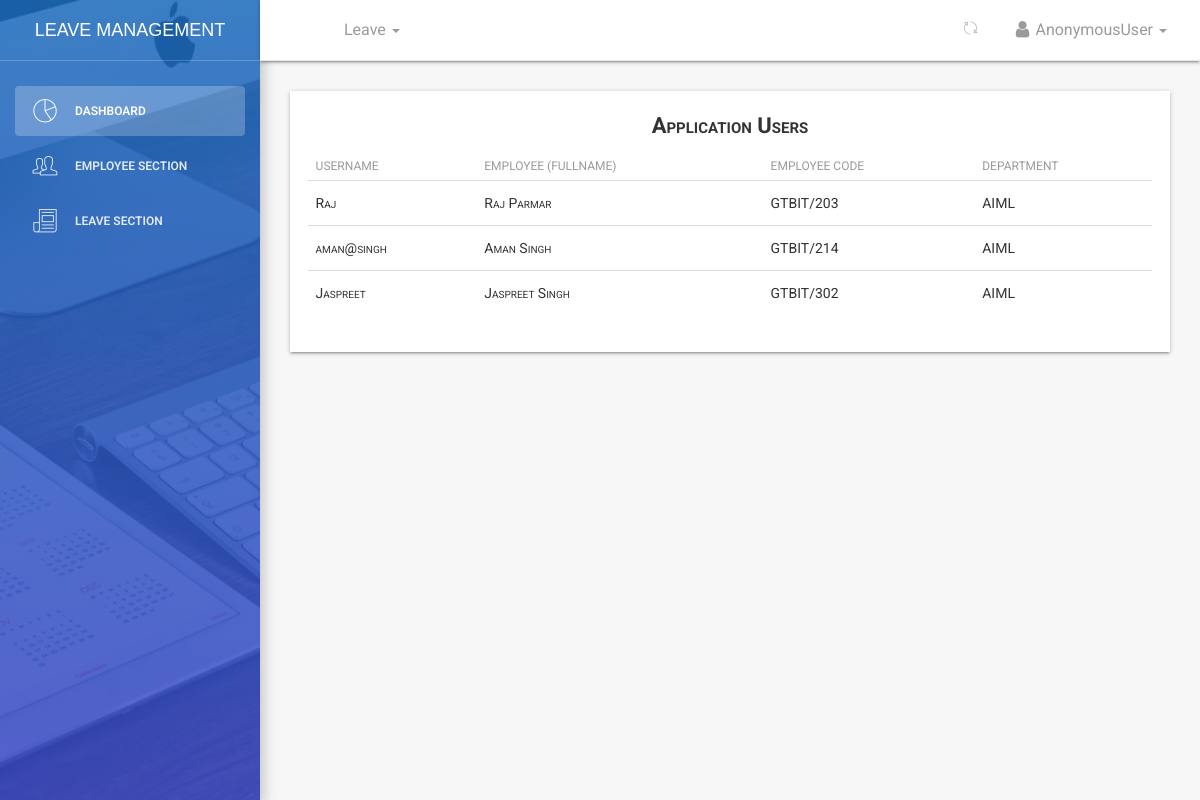
Screenshot of /accounts/users/all with the database file from the repository.
### employee/models.py (models this page shows, shortened)
class Employee(models.Model):
    MALE = 'male'
    FEMALE = 'female'
    OTHER = 'other'
    NOT_KNOWN = 'Not Known'
    GENDER = (
    (MALE,'Male'),
    (FEMALE,'Female'),
    (OTHER,'Other'),
    (NOT_KNOWN,'Not Known'),
    )
    MR = 'Mr'
    MRS = 'Mrs'
    MSS = 'Mss'
    DR = 'Dr'
    SIR = 'Sir'
    MADAM = 'Madam'
    TITLE = (
    (MR,'Mr'),
    (MRS,'Mrs'),
    (MSS,'Mss'),
    (DR,'Dr'),
    (SIR,'Sir'),
    (MADAM,'Madam'),
    )
    FULL_TIME = 'Full-Time'
    PART_TIME = 'Visiting'
    CONTRACT = 'Contract'
    EMPLOYEETYPE = (
    (FULL_TIME,'Full-Time'),
    (PART_TIME,'Visiting'),
    (CONTRACT,'Contract'),
    )
    user = models.ForeignKey(User,on_delete=models.CASCADE,default=1)
    image = models.FileField(_('Profile Image (optional)'),upload_to='profiles',default='default.png',blank=True,null=True,help_text='upload image size less than 2.0MB')#work on path username-date/image
    firstname = models.CharField(_('Firstname'),max_length=125,null=False,blank=False)
    lastname = models.CharField(_('Lastname'),max_length=125,null=False,blank=False)
    othername = models.CharField(_('Othername (optional)'),max_length=125,null=True,blank=True)
    birthday = models.DateField(_('Birthday'),blank=False,null=False)
    department =  models.ForeignKey(Department,verbose_name =_('Department'),on_delete=models.SET_NULL,null=True,default=None)
    role =  models.ForeignKey(Role,verbose_name =_('Role'),on_delete=models.SET_NULL,null=True,default=None)
    startdate = models.DateField(_('Employement Date'),help_text='date of employement',blank=False,null=True)
    employeetype = models.CharField(_('Employee Type'),max_length=15,default=FULL_TIME,choices=EMPLOYEETYPE,blank=False,null=True)
    employeecode = models.CharField(_('Employee Code Number'),max_length=10,null=True,blank=True)
    is_blocked = models.BooleanField(_('Is Blocked'),help_text='button to toggle employee block and unblock',default=False)
    is_deleted = models.BooleanField(_('Is Deleted'),help_text='button to toggle employee deleted and undelete',default=False)
    created = models.DateTimeField(verbose_name=_('Created'),auto_now_add=True,null=True)
    updated = models.DateTimeField(verbose_name=_('Updated'),auto_now=True,null=True)
    objects = EmployeeManager()
    class Meta:
        verbose_name = _('Employee')
        verbose_name_plural = _('Employees')
        ordering = ['-created']
    @property
    def get_full_name(self):
        fullname = ''
        firstname = self.firstname
        lastname = self.lastname
        othername = self.othername
        if (firstname and lastname) or othername is None:
            fullname = firstname +' '+ lastname
            return fullname
        elif othername:
            fullname = firstname + ' '+ lastname +' '+othername
            return fullname
        return

class Department(models.Model):
    name = models.CharField(max_length=125)
    description = models.CharField(max_length=125,null=True,blank=True)
    created = models.DateTimeField(verbose_name=_('Created'),auto_now_add=True)
    updated = models.DateTimeField(verbose_name=_('Updated'),auto_now=True)
    class Meta:
        verbose_name = _('Department')
        verbose_name_plural = _('Departments')
        ordering = ['name','created']
    def __str__(self):
        return self.name

### accounts/views.py (the view)
# urls.py: path('users/all',views.users_list,name='users'),
def users_list(request):
	employees = Employee.objects.all()
	return render(request,'accounts/users_table.html',{'employees':employees,'title':'Users List'})

### employee/managers.py (called while the page is built)
    def get_queryset(self):
        return super().get_queryset().filter(is_deleted=False)

### templates/accounts/users_table.html (shortened to what this page needs)
{% extends '_layout.html' %}
 {% block navheader %}
 	{% include 'includes/navheader_employee_app.html' %}
 {% endblock %}
 {% block content %}
        <section class="content">
            <section class="container-fluid">
                	<div class="table-shadow">
                		<div class="text-center table-description">
                			<h4 class="title-h3">Application Users</h4>
                		</div>
                		<table class="table">
							  <thead>
							    <tr>
							      <th scope="col">Username</th>
							      <th scope="col">Employee (fullname) </th>
								  <th scope="col">Employee Code</th>
							      <th scope="col">Department</th>
							    </tr>
							  </thead>
							  <tbody>
							  	{% for emp in employees %}
							  	<tr>
								      <td>{{emp.user.username}}</td>
								      <td>{{ emp.get_full_name }}</td>
									  <td>{{emp.employeecode}}</td>
								      <td>{{ emp.department }}</td>
							  </tr>
							   {% endfor %}
							  </tbody>
						</table>
					</div>
            </section>
        </section>
 {% endblock %}

### templates/_layout.html (shortened to what this page needs)
{% load static %}
{% load humanize %}
<!doctype html>
<html lang="en">
<head>
    <link href="{% static 'css/bootstrap.min.css' %}" rel="stylesheet" />
    <link href="{% static 'css/animate.min.css' %}" rel="stylesheet"/>
    <link href="{% static 'css/light-bootstrap-dashboard.css' %}" rel="stylesheet"/>
    <link href="{% static 'css/demo.css' %}" rel="stylesheet" />
    <link href="http://maxcdn.bootstrapcdn.com/font-awesome/4.2.0/css/font-awesome.min.css" rel="stylesheet">
    <link href="{% static 'css/pe-icon-7-stroke.css' %}" rel="stylesheet" />
    <link rel="stylesheet" href="//code.jquery.com/ui/1.12.1/themes/base/jquery-ui.css">
</head>
<body>
<div class="wrapper">
    <div class="sidebar" data-color="blue" data-image="{% static 'img/sidebar-4.jpg' %}">
    	<div class="sidebar-wrapper">
            <div class="logo">
                <a href="#" class="simple-text">
                    Leave Management
                </a>
            </div>
            <ul class="nav">
                <li class="active">
                    <a href="{% url 'dashboard:dashboard' %}">
                        <i class="pe-7s-graph"></i>
                        <p>Dashboard</p>
                    </a>
                </li>
                {% if not request.user.is_superuser %}
                    <li>
                        <a href="{% url 'dashboard:employeecreate' %}">
                            <i class="pe-7s-users"></i>
                            <p>Employee Section</p>
                        </a>
                    </li>
                {% endif %}
                <li>
                    {% if request.user.is_superuser %}<a href="{% url 'dashboard:leaveslist' %}">{% else %}<a href="{% url 'dashboard:staffleavetable' %}"> {% endif %}
                        <i class="pe-7s-news-paper"></i>
                        <p>Leave Section</p>
                    </a>
                </li>
            </ul>
    	</div>
    </div>
    <div class="main-panel">
    {% block navheader %}{% endblock %}
    {% block content %}{% endblock %}
    </div>
</div>
</body>
</html>

### templates/includes/navheader_employee_app.html (shortened to what this page needs)
 {% load static %}
 <nav class="navbar navbar-default navbar-fixed shadow">
            <div class="container-fluid">
                <div class="collapse navbar-collapse">
                    <ul class="nav navbar-nav navbar-left">
                        <li>
                            <a href="" class="dropdown-toggle" data-toggle="dropdown">
                            </a>
                        </li>
                        <li class="dropdown">
                        <a href="" class="dropdown-toggle" data-toggle="dropdown">
                                    <p>
                                        Leave
                                        <b class="caret"></b>
                                    </p>
                              </a>
                        </li>
                    </ul>
                    <ul class="nav navbar-nav navbar-right">
                        <li class="dropdown">
                              <a href="" class="dropdown-toggle refresh-page" data-toggle="dropdown" title="Refresh Current Page">
                                    <i class="pe-7s-refresh-2"></i>
                              </a>
                        </li>
                        <li class="dropdown">
                              <a href="" class="dropdown-toggle" data-toggle="dropdown">
                                    <p>
                                        <i class="fa fa-user"></i> {{ request.user}}
                                        <b class="caret"></b>
                                    </p>
                              </a>
                        </li>
                    </ul>
                </div>
            </div>
        </nav>

### rows the page displays
Employee: user.username "Raj", get_full_name "Raj Parmar", employeecode "GTBIT/203", department "AIML"
Employee: user.username "aman@singh", get_full_name "Aman Singh", employeecode "GTBIT/214", department "AIML"
Employee: user.username "Jaspreet", get_full_name "Jaspreet Singh", employeecode "GTBIT/302", department "AIML"

### other values shown
{{ request.user }} "AnonymousUser"
